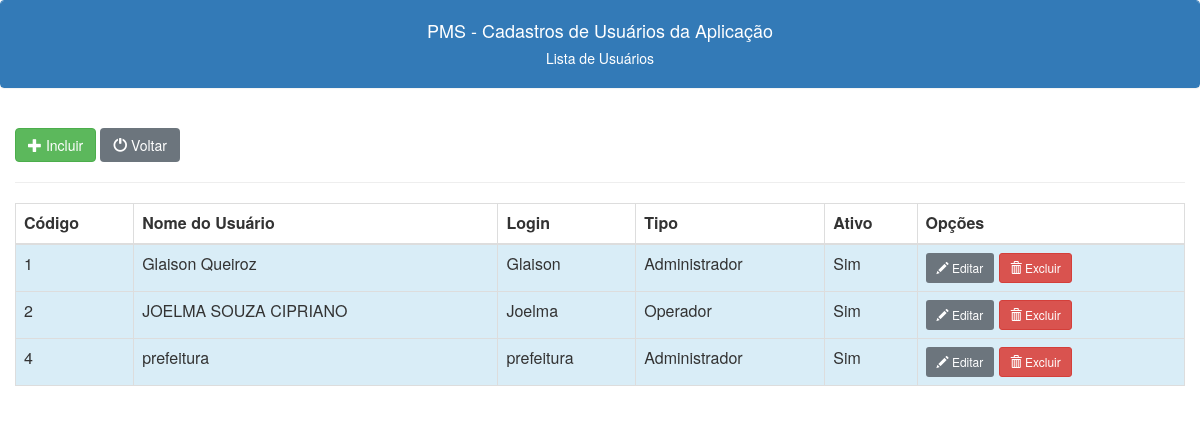
Page /usuarios/usuarios_lista.php (signed in) on the committed database.
### tables this page shows
CREATE TABLE IF NOT EXISTS `usuario` (
  `id` int NOT NULL AUTO_INCREMENT,
  `usuario` varchar(200) DEFAULT NULL,
  `login` varchar(50) DEFAULT NULL,
  `ativo` char(1) DEFAULT NULL,
  `senha` varchar(20) DEFAULT NULL,
  `tipo` varchar(50) DEFAULT NULL,
  PRIMARY KEY (`id`)
);

### usuarios/usuarios_lista.php (the view, shortened to what this page needs)
<?php
include("../conexao.php");
include("../links.php");
?>
<!doctype html>
<html lang="en">
<body>
    <div class="panel panel-primary class">
        <div class="panel-heading text-center">
            <h4>PMS - Cadastros de Usuários da Aplicação</h4>
            <h5>Lista de Usuários<h5>
        </div>
    </div>
    <br>
    <div class="container-fluid">
        <a class="btn btn-success" href="/funcionarios/usuarios/usuarios_novo.php"><span class="glyphicon glyphicon-plus"></span> Incluir</a>
        <a class="btn btn-secondary" href="/funcionarios/menu.php"><span class="glyphicon glyphicon-off"></span> Voltar</a>
        <hr>
        <table class="table table display table-bordered tabusuarios">
            <thead class="thead">
                <tr>
                    <th scope="col">Código</th>
                    <th scope="col">Nome do Usuário</th>
                    <th scope="col">Login</th>
                    <th scope="col">Tipo</th>
                    <th scope="col">Ativo</th>
                    <th scope="col">Opções</th>
                </tr>
            </thead>
            <tbody>
                <?php
                $c_sql = "SELECT usuario.id, usuario.usuario, usuario.login, usuario.ativo, usuario.tipo,
                 case
                    when usuario.ativo='N' then 'Não'
                    when usuario.ativo='S' then 'Sim'
                    END AS status
                FROM usuario
                          ORDER BY usuario.usuario";
                $result = $conection->query($c_sql);
                while ($c_linha = $result->fetch_assoc()) {
                    echo "
                    <tr class='info'>
                    <td>$c_linha[id]</td>
                    <td>$c_linha[usuario]</td>
                    <td>$c_linha[login]</td>
                    <td>$c_linha[tipo]</td>
                    <td>$c_linha[status]</td>
                    <td>
                    <a class='btn btn-secondary btn-sm' href='/funcionarios/usuarios/usuarios_editar.php?id=$c_linha[id]'><span class='glyphicon glyphicon-pencil'></span> Editar</a>
                    <a class='btn btn-danger btn-sm' href='javascript:func()'onclick='confirmacao($c_linha[id])'><span class='glyphicon glyphicon-trash'></span> Excluir</a>
                    </td>
                    </tr>
                    ";
                }
                ?>
            </tbody>
        </table>
    </div>
</body>
</html>

### links.php (shortened to what this page needs)
<link rel="stylesheet" href="https://cdn.jsdelivr.net/npm/bootstrap@4.0.0/dist/css/bootstrap.min.css">
<link rel="stylesheet" href="https://maxcdn.bootstrapcdn.com/bootstrap/3.3.7/css/bootstrap.min.css">
<link href="https://nightly.datatables.net/css/jquery.dataTables.css" rel="stylesheet" type="text/css" />

### rows in the picture
usuario: id "1", usuario "Glaison Queiroz", login "Glaison", tipo "Administrador", c_linha "Sim"
usuario: id "2", usuario "JOELMA SOUZA CIPRIANO", login "Joelma", tipo "Operador", c_linha "Sim"
usuario: id "4", usuario "prefeitura", login "prefeitura", tipo "Administrador", c_linha "Sim"
